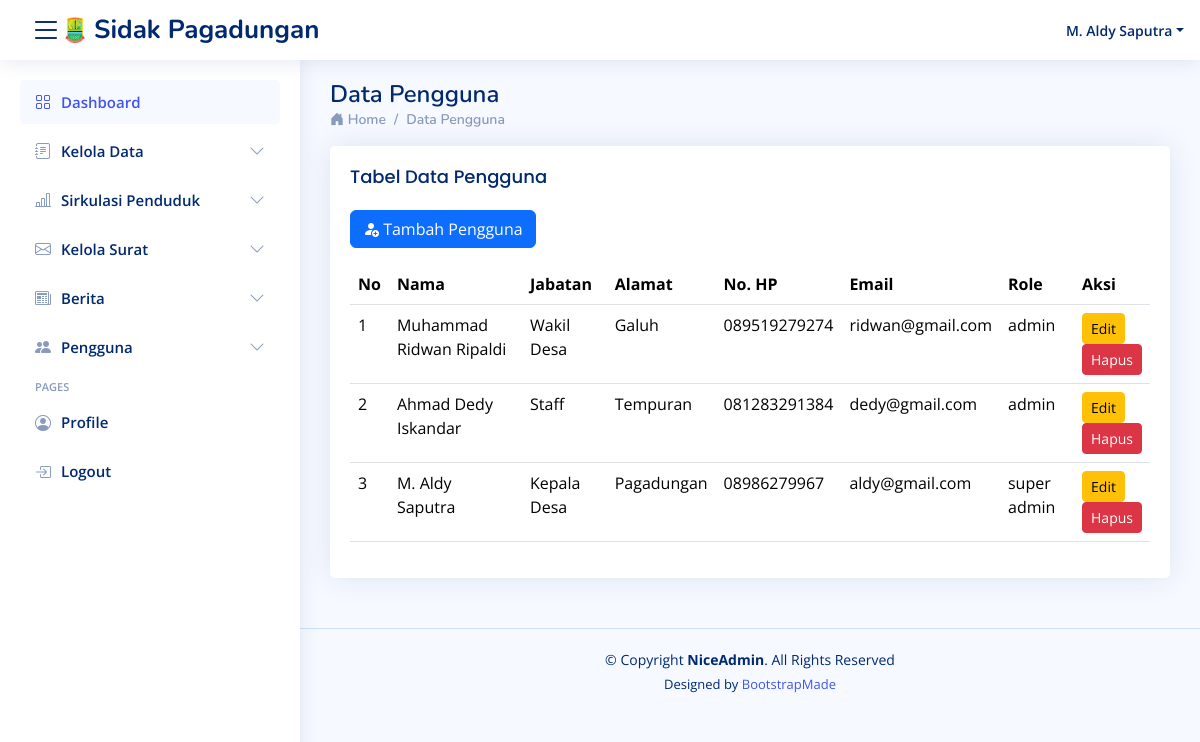
The page /pages/content/users/datauser.php (signed in) on the database its author committed.
### tables this page shows
CREATE TABLE `tbl_pengguna` (
  `id_admin` int(11) NOT NULL,
  `nama` varchar(225) NOT NULL,
  `jabatan` varchar(50) NOT NULL,
  `alamat` varchar(225) NOT NULL,
  `no_hp` varchar(15) NOT NULL,
  `email` varchar(100) NOT NULL,
  `role` enum('super admin','admin') NOT NULL,
  `password` varchar(255) NOT NULL,
  `created_at` timestamp NOT NULL DEFAULT current_timestamp(),
  `update_at` timestamp NULL DEFAULT NULL
);

### pages/content/users/datauser.php (the view, shortened to what this page needs)
<main id="main">
    <div class="pagetitle">
        <h1>Data Pengguna</h1>
        <nav>
            <ol class="breadcrumb">
                <li class="breadcrumb-item"><i class="bi bi-house-door-fill"></i><a href="../dashboard/dashboard"> Home</a></li>
                <li class="breadcrumb-item">Data Pengguna</li>
            </ol>
        </nav>
    </div>
    <section class="section">
        <div class="row">
            <div class="col-lg-12">
                <div class="card">
                    <div class="card-body">
                        <h5 class="card-title">Tabel Data Pengguna</h5>
                        <p>
                            <a href="adduser" class="btn btn-primary"><i class="bi bi-person-fill-add"></i> Tambah Pengguna</a>
                        </p>
                        <div class="table-responsive">
                            <table class="table datatable">
                                <thead>
                                    <tr>
                                        <th>No</th>
                                        <th>Nama</th>
                                        <th>Jabatan</th>
                                        <th>Alamat</th>
                                        <th>No. HP</th>
                                        <th>Email</th>
                                        <th>Role</th>
                                        <th>Aksi</th>
                                    </tr>
                                </thead>
                                <tbody>
                                    <?php
                                    require '../../../config/db.php';
                                    $products = mysqli_query($db_connect, "SELECT * FROM tbl_pengguna");
                                    $no = 1;
                                    while ($row = mysqli_fetch_assoc($products)) {
                                    ?>
                                        <tr>
                                            <td><?= $no++; ?></td>
                                            <td><?= $row['nama']; ?></td>
                                            <td><?= $row['jabatan']; ?></td>
                                            <td><?= $row['alamat']; ?></td>
                                            <td><?= $row['no_hp']; ?></td>
                                            <td><?= $row['email']; ?></td>
                                            <td><?= $row['role']; ?></td>
                                            <td>
                                                <a href="edituser?id=<?= $row['id_admin']; ?>" class="btn btn-warning btn-sm">Edit</a>
                                                <form method="POST" action="deleteuser.php">
                                                    <button type="submit" class="btn btn-danger btn-sm" onclick="return confirm('Apakah Anda yakin ingin menghapus pengguna ini?')">
                                                        Hapus
                                                    </button>
                                                </form>
                                            </td>
                                        </tr>
                                    <?php } ?>
                                </tbody>
                            </table>
                        </div>
                    </div>
                </div>
            </div>
        </div>
    </section>
</main>

### assets/assets/css/style.css (style rules this page uses)
:root { scroll-behavior: smooth; }
body { font-family: "Open Sans", sans-serif; background: #f6f9ff; color: #444444; }
a { color: #4154f1; text-decoration: none; }
h1, h2, h3, h4, h5, h6 { font-family: "Nunito", sans-serif; }
#main { margin-top: 60px; padding: 20px 30px; transition: all 0.3s; }
.pagetitle { margin-bottom: 10px; }
.pagetitle h1 { font-size: 24px; margin-bottom: 0; font-weight: 600; color: #012970; }
.card { margin-bottom: 30px; border: none; border-radius: 5px; box-shadow: 0px 0 30px rgba(1, 41, 112, 0.1); }
.card-title { padding: 20px 0 15px 0; font-size: 18px; font-weight: 500; color: #012970; font-family: "Poppins", sans-serif; }
.card-body { padding: 0 20px 20px 20px; }
.breadcrumb { font-size: 14px; font-family: "Nunito", sans-serif; color: #899bbd; font-weight: 600; }
.breadcrumb a { color: #899bbd; transition: 0.3s; }
.breadcrumb .breadcrumb-item::before { color: #899bbd; }
@media (min-width: 1200px) { #main, #footer { margin-left: 300px; } }

### rows shown on the page
tbl_pengguna: nama "Muhammad Ridwan Ripaldi", jabatan "Wakil Desa", alamat "Galuh", no_hp "089519279274", email "ridwan@gmail.com", role "admin"
tbl_pengguna: nama "Ahmad Dedy Iskandar", jabatan "Staff", alamat "Tempuran", no_hp "081283291384", email "dedy@gmail.com", role "admin"
tbl_pengguna: nama "M. Aldy Saputra", jabatan "Kepala Desa", alamat "Pagadungan", no_hp "08986279967", email "aldy@gmail.com", role "super admin"

### other values the page prints
$_SESSION['nama'] "M. Aldy Saputra"
